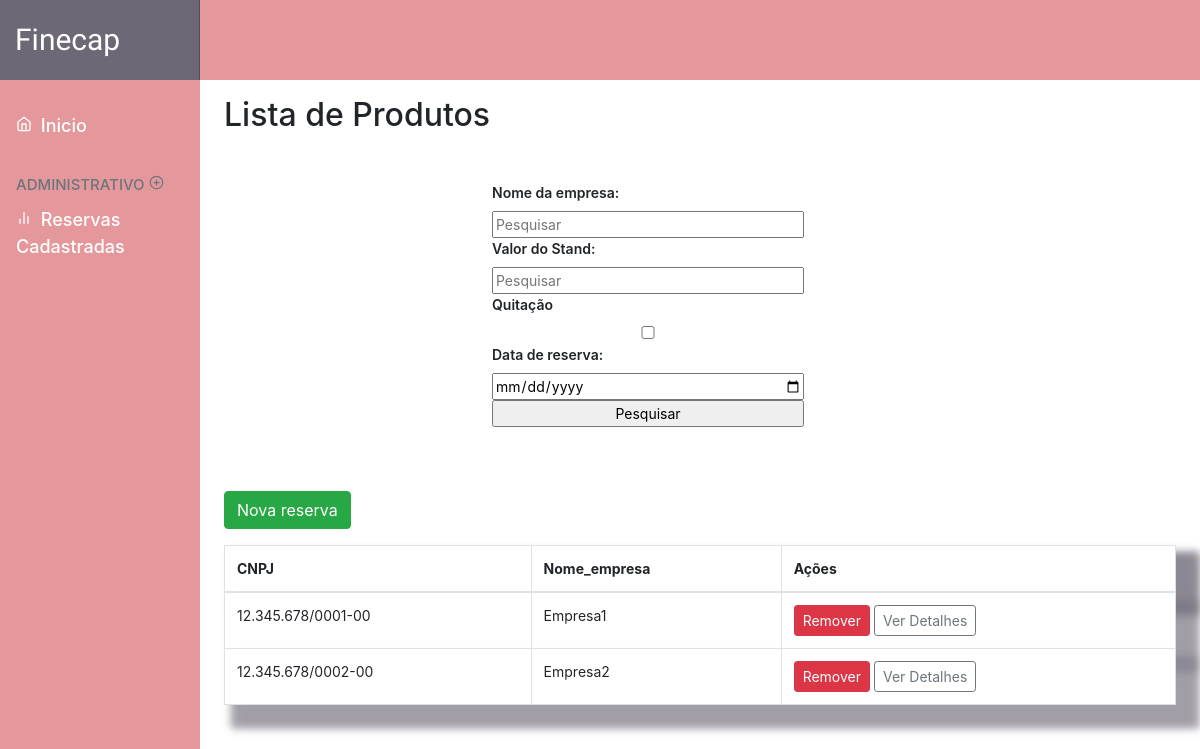
/reserva/listar/, run on the app's committed database.
### finecap/models.py (models this page shows, shortened)
class Reserva(models.Model):
    cnpj = models.CharField(max_length = 18)
    nome_empresa = models.CharField(max_length = 100)
    categoria_empresa = models.CharField(max_length = 100)
    quitado = models.BooleanField()
    img = models.ImageField(upload_to = 'imagens', verbose_name = 'imagem')
    stand = models.ForeignKey(Stand, on_delete = models.CASCADE)
    data= models.DateTimeField(auto_now = True)

### finecap/views.py (the view)
# urls.py: path('reserva/listar/', reserva_listar, name = 'reserva_listar'),
def reserva_listar(request):
    reservas = Reserva.objects.all().order_by('data')
    if (request.GET.get('nome_empresa')):
        reservas = reservas.filter(
            nome_empresa__contains=request.GET.get('nome_empresa'))
    if (request.GET.get('quitado')):
        reservas = reservas.filter(quitado=True)
    if (request.GET.get('valor')):
        reservas = reservas.filter(stand__valor=request.GET.get('valor'))
    if (request.GET.get('data')):
        reservas = reservas.filter(data__date=request.GET.get('data'))
    context = {
        'reservas': reservas
    }
    return render(request, "reservas.html", context)

### finecap/templates/reservas.html
{% extends 'base.html' %}
{% block center %}
<h2>Lista de Produtos</h2>
<div class="card-body mb-4 space">
    <form method="GET" action="">
        <label>Nome da empresa: </label>
        <input type="text" name="nome_empresa" placeholder="Pesquisar">
        <label>Valor do Stand: </label>
        <input type="float" name="valor" placeholder="Pesquisar">
        <label>Quitação </label>
        <input type="checkbox" name="quitado" placeholder="Pesquisar">
        <label>Data de reserva: </label>
        <input type="date" name="data" placeholder="Pesquisar">
        <input type="submit" value="Pesquisar" id="buttonSearch">
    </form>
</div>
<a href="{% url 'reserva_criar' %}" class="btn btn-success mb-3">Nova reserva</a>
<table class="table table-bordered">
    <thead>
        <tr>
            <th>CNPJ</th>
            <th>Nome_empresa</th>
            <th>Ações</th>
        </tr>
    </thead>
    <tbody>
        {% for res in reservas %}
        <tr>
            <td>{{ res.cnpj }}</td>
            <td>{{ res.nome_empresa }}</td>
            <td>
                <a href="{% url 'reserva_remover' id=res.id %}" class="btn btn-danger btn-sm">Remover</a>
                <a href="{% url 'reserva_detalhar' id=res.id %}" class="btn btn-sm btn-outline-secondary">Ver
                    Detalhes</a>
            </td>
        </tr>
        {% endfor %}
    </tbody>
</table>
{% endblock %}

### static/dashboard.css (style rules this page uses)
body { font-size: .875rem; }
html, .container-fluid { background-color: rgba(255, 255, 255, 0.87); }
tr, table, thead { background-color: white; box-shadow: 15px 15px 8px 8px #6D687566; }
form { background-color: white; padding: 20px; border-radius: 8px; margin: auto; width: 50%; }
input { width: 75% !important; }
label { display: block; font-weight: 600; }

### data on the page
Reserva: cnpj "12.345.678/0001-00", nome_empresa "Empresa1"
Reserva: cnpj "12.345.678/0002-00", nome_empresa "Empresa2"
